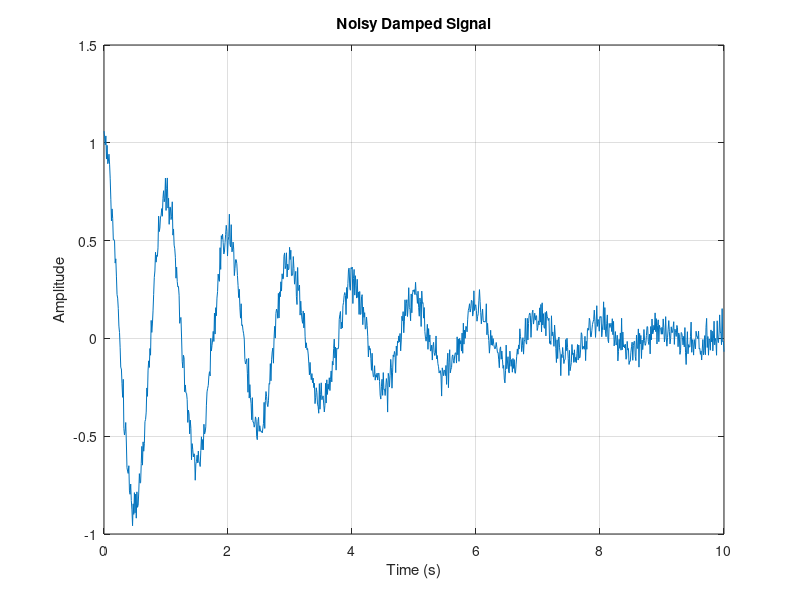
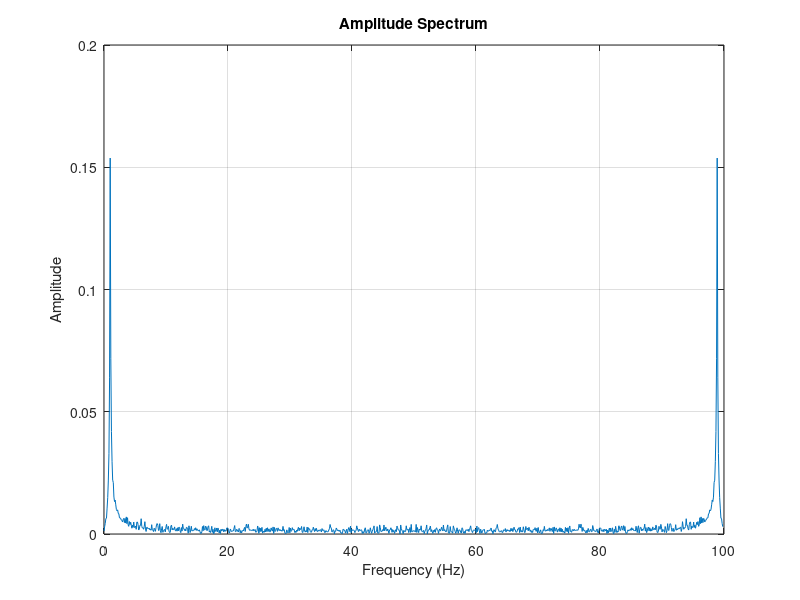

These figures' MATLAB source, in order:
close all; clear all; clc
% Example data: simulated damped sinusoidal signal
time = linspace(0, 10, 1000);
A0 = 1.0;  % Initial amplitude
zeta_true = 0.05;  % True damping ratio
omega_n = 2 * pi;  % Natural frequency (rad/s)
signal = A0 * exp(-zeta_true * omega_n * time) .* cos(omega_n * sqrt(1 - zeta_true^2) * time);

% Add some noise to the signal
noise = 0.05 * randn(size(time));
signal_noisy = signal + noise;

% Plot the noisy signal
figure;
plot(time, signal_noisy);
xlabel('Time (s)');
ylabel('Amplitude');
title('Noisy Damped Signal');
grid on;

% Perform Fourier Transform
Fs = 1 / (time(2) - time(1));  % Sampling frequency
n = length(time);
Y = fft(signal_noisy);
f = (0:n-1) * (Fs / n);  % Frequency vector
amplitude_spectrum = abs(Y) / n;

% Plot amplitude spectrum
figure;
plot(f, amplitude_spectrum);
xlabel('Frequency (Hz)');
ylabel('Amplitude');
title('Amplitude Spectrum');
grid on;

% Identify resonant peak and bandwidth
[~, peak_index] = max(amplitude_spectrum);
omega_r = f(peak_index) * 2 * pi;  % Resonant frequency in rad/s

% Find the -3dB points (half-power points)
half_power_amplitude = max(amplitude_spectrum) / sqrt(2);
above_half_power = amplitude_spectrum >= half_power_amplitude;

% Find frequency indices corresponding to half-power points
indices = find(above_half_power);
bandwidth = (f(indices(end)) - f(indices(1))) * 2 * pi;  % Bandwidth in rad/s

% Calculate damping ratio
zeta_estimated = bandwidth / (2 * omega_r);

disp(['Estimated Damping Ratio: ', num2str(zeta_estimated)]);
